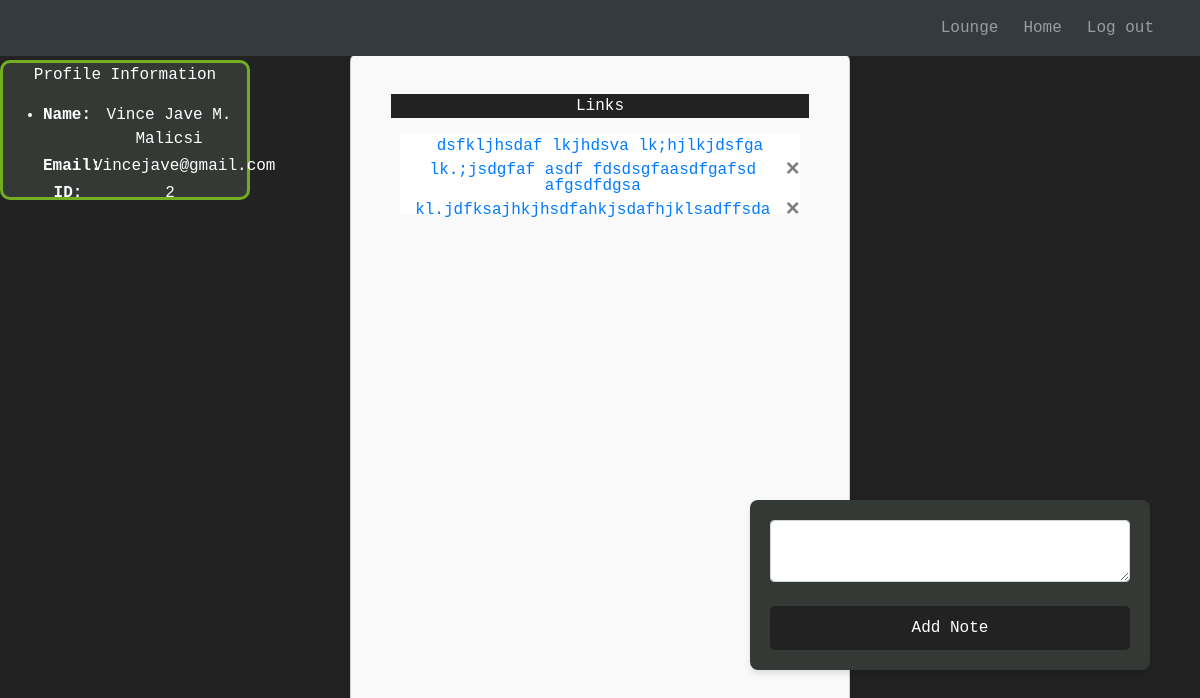
/ (signed in), run on an earlier commit of the app's database.
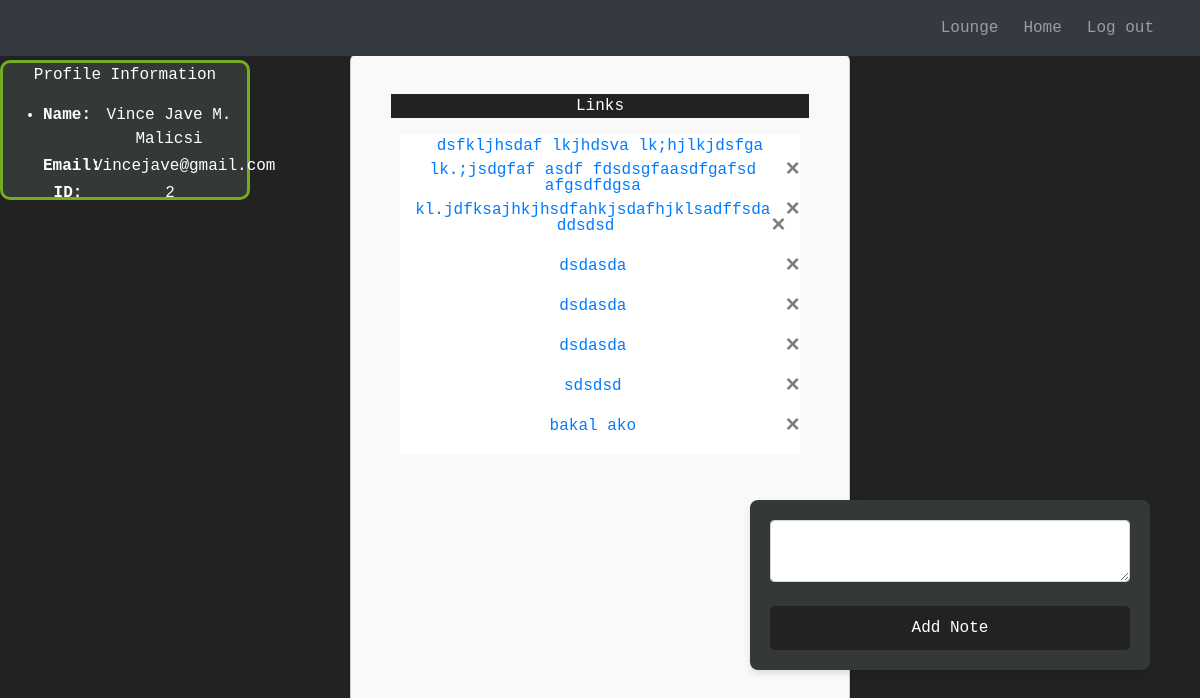
And on a later commit of the database.
### website/models.py (models this page shows)
class Note(db.Model):
    id = db.Column(db.Integer, primary_key=True)
    data = db.Column(db.String(10000))
    date = db.Column(db.DateTime(timezone=True), default=func.now())
    user_id = db.Column(db.Integer, db.ForeignKey('user.id'))

### website/views.py (the view, shortened to what this page needs)
@views.route('/', methods=['GET', 'POST'])
@login_required
def home():
    return render_template("home.html", user=current_user)

### website/__init__.py (called while the page is built)
def create_app():
    app = Flask(__name__)
    app.config['SECRET_KEY'] = 'DSA Group 4'
    app.config['SQLALCHEMY_DATABASE_URI'] = f'sqlite:///{DB_NAME}'
    db.init_app(app)
    from .views import views
    from .auth import auth
    app.register_blueprint(views, url_prefix='/')
    app.register_blueprint(auth, url_prefix='/')
    from .models import User, Note
    with app.app_context():
        db.create_all()
    login_manager = LoginManager()
    login_manager.login_view = 'auth.login'
    login_manager.init_app(app)
    @login_manager.user_loader
    def load_user(id):
        return User.query.get(int(id))
    return app

### website/templates/home.html (shortened to what this page needs)
{% extends "base.html" %}
{% block content %}
<div align="center" class="input-block">
  <p class="links">Links</p>
  <ul class="data-list" id="notes">
    {% for note in user.notes %}
    <li class="data-list">
      <a href="{{ note.data }}" target="_blank" rel="noopener noreferrer">{{ note.data }}</a>
      <button type="button" class="close" onClick="deleteNote({{ note.id }})">
        <span aria-hidden="true">&times;</span>
      </button>
    </li>
    {% endfor %}
  </ul>
</div>
<div align="center" class="link-container">
  <div class="profile">
    <p align="center" class="profile-title">Profile Information</p>
    <ul align="center" class="list-group list-group-flush" id="users">
      <li class="profile-table">
        <div class="profile-row">
          <div class="profile-label">Name:</div>
          <div class="profile-data">{{ user.first_name }}</div>
        </div>
        <div class="profile-row">
          <div class="profile-label">Email:</div>
          <div class="profile-data">{{ user.email }}</div>
        </div>
        <div class="profile-row">
          <div class="profile-label">ID:</div>
          <div class="profile-data">{{ user.id }}</div>
        </div>
      </li>
    </ul>
  </div>
</div>
<div class="button-block">
  <form method="POST">
    <textarea name="note" id="note" class="form-control" required></textarea>
    <br />
    <div align="center">
      <button type="submit" class="btn btn-primary">Add Note</button>
    </div>
  </form>
</div>
{% endblock %}

What changed in the data, as far as the page shows it:
added Note: data "ddsdsd"
added Note: data "dsdasda"
added Note: data "dsdasda"
added Note: data "dsdasda"
added Note: data "sdsdsd"
added Note: data "bakal ako"
